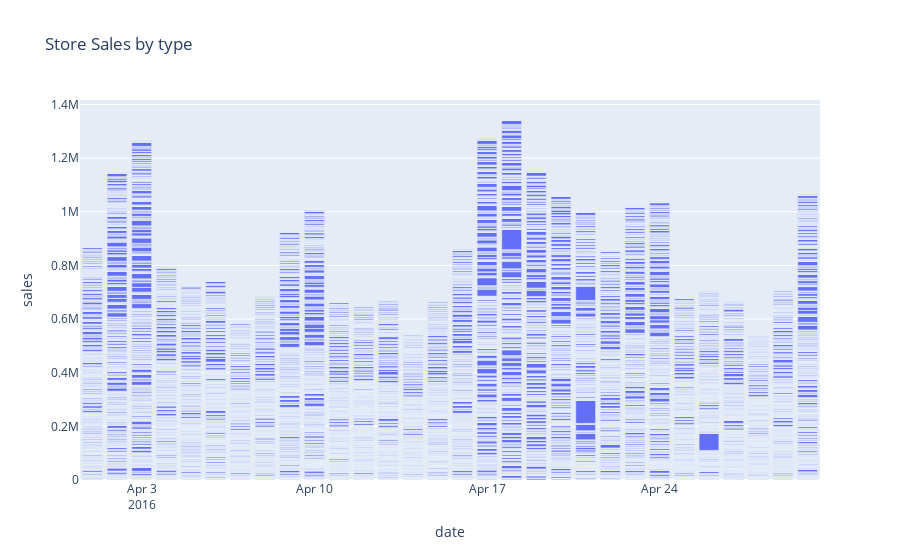

The code cell stored with this chart in its notebook:
### Markdown cell above
#### Q4 Did the earthquake impact sales?

### Code cell
# Filter data between start_date and end_date
start_date = '2016-04-01'
end_date = '2016-04-30'
filtered_data = train_df[(train_df['date'] >= start_date) & (train_df['date'] <= end_date)]

filtered_data
fig = px.bar(filtered_data, x=filtered_data.date, y='sales', title=f'Store Sales by {a}')

# Show the plot
fig.show()

### Figure 1 — Plotly figure (JSON) as saved in the notebook; plotly's stock layout.template omitted (floating-point values rounded to 4 significant figures; data arrays with more than 128 entries replaced by an {"elided": "..."} marker saying what was removed)
{"data": [{"alignmentgroup": "True", "hovertemplate": "date=%{x}<br>sales=%{y}<extra></extra>", "legendgroup": "", "marker": {"color": "#636efa", "pattern": {"shape": ""}}, "name": "", "offsetgroup": "", "orientation": "v", "showlegend": false, "textposition": "auto", "type": "bar", "x": {"elided": "53460 str values"}, "xaxis": "x", "y": {"elided": "53460 float values"}, "yaxis": "y"}], "layout": {"barmode": "relative", "legend": {"tracegroupgap": 0}, "title": {"text": "Store Sales by type"}, "xaxis": {"anchor": "y", "domain": [0, 1], "title": {"text": "date"}}, "yaxis": {"anchor": "x", "domain": [0, 1], "title": {"text": "sales"}}}}
